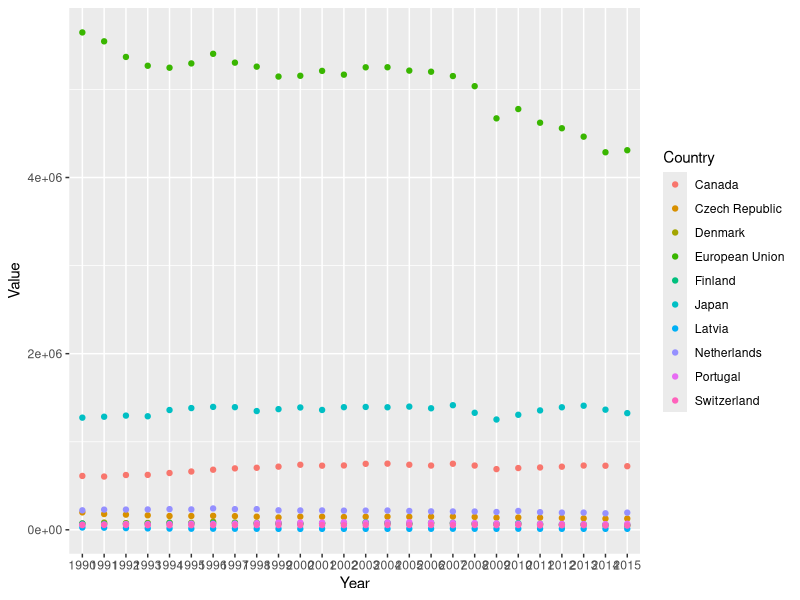
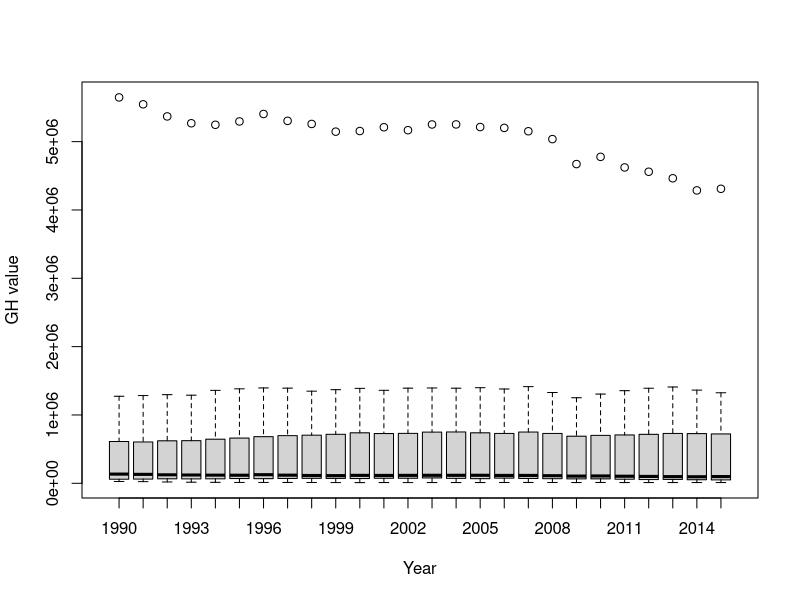
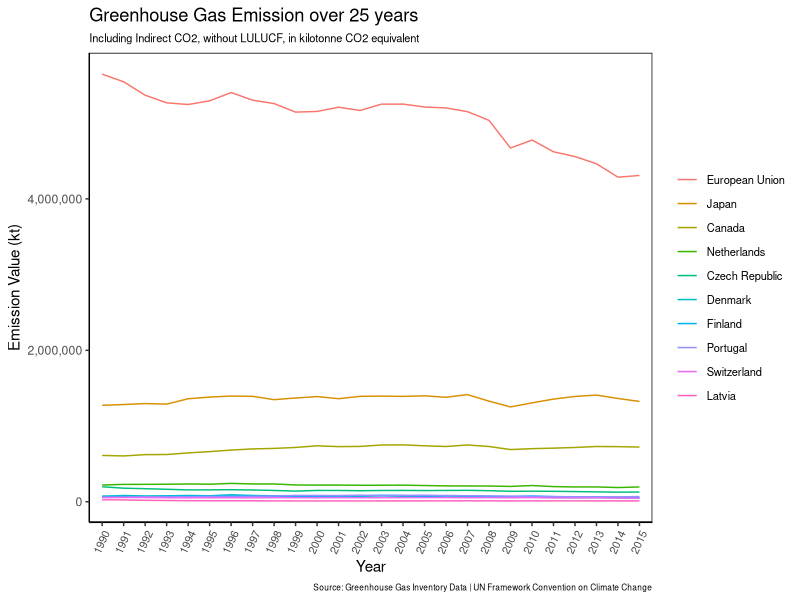

Reproduce these figures in R, in order.
# Required packages
library(readr)
library(ggplot2)
library(tidyverse)
library(dplyr)
library(forcats)

# Data analysis on greenhouse gas emission from 10 countries among 26 years

clean_data_GH <- read_csv("data/clean_data_GH.csv", 
                    col_types = cols(Year = col_character()))

#### Data exploration ####

# 1. Outliers
ggplot(clean_data_GH, aes(Year, Value, colour = Country )) +
  geom_point()
# European Union has high values compared to other countries 
# EU is discarded from the analysis 

# Are there missing values?
sum(is.na(clean_data_GH$Value))
# No missing value

# 2. Collinearity X
# Not relevant for the dataset
#C Relationships Y vs X
boxplot(Value ~ Year, 
        data = clean_data_GH,
        xlab = "Year",
        ylab = "GH value")
# No relationship between Year and GH value

#3. Spatial/temporal aspects of sampling design
# Not relevant for the data set

# 4. Interactions
# Not relevant for the data set

# 5. Zero inflation Y (Are there many 0s in the data set)
sum(clean_data_GH$Value == 0) #NONE

# 6. Are categorical covariates balanced?
# Not relevant for the data set

#7. Eploratory visualization that is useful to help the reader/consumer understand that dataset. 

output_viz <- clean_data_GH %>% 
          ggplot(aes(Year, Value, group = Country, colour = fct_reorder(Country, desc(Value)))) +
          geom_line()+
          ylab("Emission Value (kt)") +
          scale_y_continuous(labels = scales::comma) +
          labs(title = "Greenhouse Gas Emission over 25 years", 
               subtitle = "Including Indirect CO2, without LULUCF, in kilotonne CO2 equivalent",
               caption = "Source: Greenhouse Gas Inventory Data | UN Framework Convention on Climate Change") +
          theme(axis.text.x = element_text(angle = 65, hjust = 1, size = 8),
                legend.position = "right", 
                legend.title = element_blank(),
                legend.text=element_text(size=8),
                plot.caption=element_text(size=6),
                plot.subtitle = element_text(size = 8),
                axis.line = element_line(colour = "black"),
                panel.background = element_blank(),
                panel.border = element_rect(colour = "black", fill = NA),
                legend.key=element_blank()
                )


ggsave("results/figure/GHG_exploreView.png", plot = output_viz)



